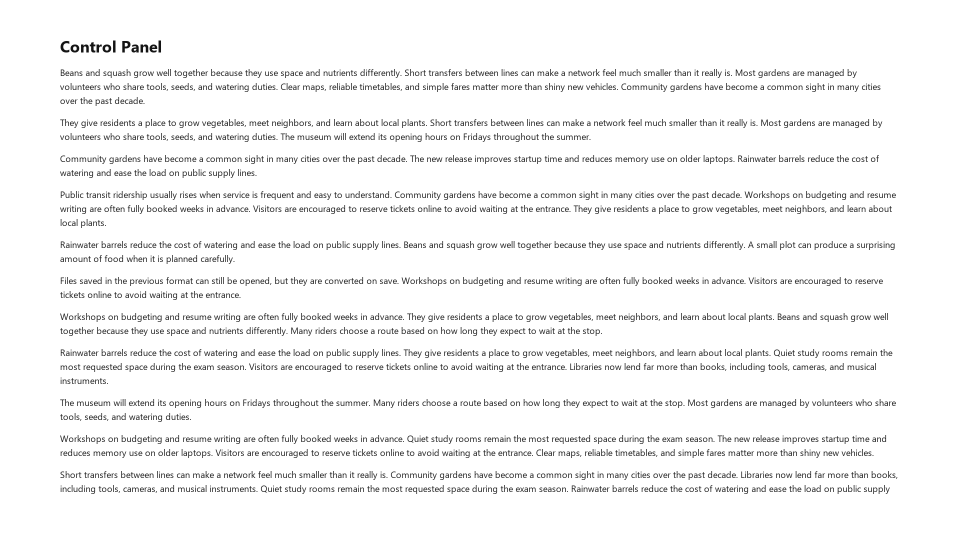
#> input picture bench/data/ocr/synthetic/document/en_0.png, 1920 x 1080 px (shown at 1/2 size); its folder holds only this picture in this run
$ python -i fingerprint.py   (imports and definitions only)
#> lines starting #> are read from the running program, lines starting #| are printed output that depends on the picture
#> further down, picture is the input picture: shape (1080, 1920, 3); min 20, max 255, mean 244.4
"""Cheap frame-change detection: a coarse luminance grid plus OCR scheduling decisions.

A fingerprint is a 32x16 grid of mean luminance plus the grey frame scaled down to <= 640 px
wide. Against the frame last OCR'd, a cell counts as changed when its mean moved by more than
16 grey levels, or when its pixels moved by more than 16 levels on average (mean absolute
difference). The second test is an addition to the plain mean-luminance rule: swapping one
line of text for another of similar ink density (the next subtitle) barely moves the cell
means once cells are ~40x45 px or larger, but moves the pixels a lot.

A frame counts as changed when more than 5% of the cells changed, or when a band of 2 adjacent
rows (or columns) holds at least 4 changed cells: a subtitle swap on a tall region touches far
fewer than 5% of the cells. A blink (cursor, "next" arrow) or a global brightness drift stays
below both rules.
"""
from __future__ import annotations

import time
from collections.abc import Callable
from dataclasses import dataclass

import cv2
import numpy as np

GRID_COLS = 32
GRID_ROWS = 16
DETAIL_WIDTH = 640


@dataclass(frozen=True)
class Fingerprint:
    grid: np.ndarray  # mean luminance (0-255) per cell, float32 [rows, cols]
    detail: np.ndarray  # grey frame scaled down to <= DETAIL_WIDTH px wide, uint8

    @property
    def shape(self) -> tuple[int, int]:
        return self.grid.shape  # type: ignore[return-value]


def fingerprint(image: np.ndarray, cols: int = GRID_COLS, rows: int = GRID_ROWS,
                detail_width: int = DETAIL_WIDTH) -> Fingerprint:
    """Fingerprint of a BGR, BGRA or grey frame. The grid shrinks for regions smaller than it."""
#> called with cols = 32, rows = 16, detail_width = 640
    if image.ndim == 3:
        code = cv2.COLOR_BGRA2GRAY if image.shape[2] == 4 else cv2.COLOR_BGR2GRAY
#> code = 6
        grey = cv2.cvtColor(image, code)
    else:
        grey = image
    h, w = grey.shape[:2]
#> h = 1080; w = 1920
    scale = min(1.0, detail_width / w) if w else 1.0
#> scale = 0.333
    if scale < 1.0:
        grey = cv2.resize(grey, (max(1, round(w * scale)), max(1, round(h * scale))), interpolation=cv2.INTER_AREA)
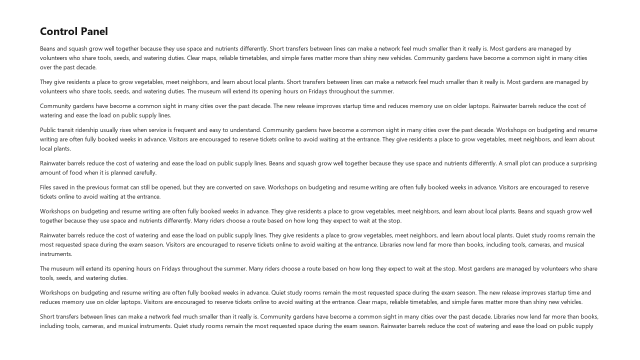
#> grey: shape (360, 640); min 20, max 255, mean 244.4
    gc, gr = max(1, min(cols, w)), max(1, min(rows, h))
#> gc = 32; gr = 16
    grid = cv2.resize(grey, (gc, gr), interpolation=cv2.INTER_AREA).astype(np.float32)
    return Fingerprint(grid, np.ascontiguousarray(grey))


@dataclass(frozen=True)
class FrameDiff:
    changed: bool
    changed_cells: int
    total_cells: int
    band_cells: int  # most changed cells inside any band of `band` adjacent rows or columns
    max_delta: float


# [38 lines left out: functions compare, _max_window_sum, not called in this run]


@dataclass
class DetectorParams:
    cols: int = GRID_COLS
    rows: int = GRID_ROWS
    detail_width: int = DETAIL_WIDTH
    cell_threshold: float = 16.0
    detail_threshold: float | None = 16.0
    frame_fraction: float = 0.05
    band: int = 2
    band_min_cells: int = 4
    settle_polls: int = 1  # polls the frame must stay unchanged before OCR
    force_after_s: float = 0.6  # OCR anyway after this much continuous change
    idle_rescan_s: float = 2.0  # OCR an unchanged region this often


class ChangeDetector:
    """Decides, frame by frame, when an OCR pass is worth running.

    update() returns None (skip) or the reason for running OCR on this frame:
    "initial" (first frame after reset), "settled" (changed, then stable for `settle_polls`),
    "forced" (changing continuously for `force_after_s`), "idle" (periodic rescan) or "confirm"
    (a pass the caller asked for with request_pass(), e.g. to see whether typewriter text is
    still growing: its last glyphs change too few cells to count as a change).
    A non-None result means the caller runs OCR on this frame: it becomes the new reference.
    """

    def __init__(self, params: DetectorParams | None = None, clock: Callable[[], float] = time.monotonic) -> None:
        self.p = params or DetectorParams()
        self.clock = clock
        self.last_diff: FrameDiff | None = None
        self.reset()

    def reset(self) -> None:
        """Forget everything: the next frame triggers an "initial" OCR pass."""
        self._ref: Fingerprint | None = None  # frame last OCR'd
        self._prev: Fingerprint | None = None  # previous poll
        self._dirty_since: float | None = None
        self._stable_polls = 0
        self._last_ocr = -1e18
        self._requested: float | None = None

    # [4 lines left out: function request_pass, not called in this run]

    @property
    def requested(self) -> float | None:
        return self._requested

    # [9 lines left out: functions dirty, _compare, not called in this run]

    def update(self, image: np.ndarray, now: float | None = None) -> str | None:
        return self.update_fingerprint(fingerprint(image, self.p.cols, self.p.rows, self.p.detail_width), now)

    def update_fingerprint(self, fp: Fingerprint, now: float | None = None) -> str | None:
        now = self.clock() if now is None else now
#> now = 764.5
        prev, self._prev = self._prev, fp
        if self._ref is None:
            return self._fire(fp, now, "initial")

        diff = self._compare(self._ref, fp)
        self.last_diff = diff
        if not diff.changed:
            self._dirty_since = None
            self._stable_polls = 0
            if now - self._last_ocr >= self.p.idle_rescan_s:
                return self._fire(fp, now, "idle")
            if self._requested is not None and now >= self._requested:
                return self._fire(fp, now, "confirm")
            return None

        if self._dirty_since is None:
            self._dirty_since = now
        moving = self._compare(prev, fp).changed
        self._stable_polls = 0 if moving else self._stable_polls + 1
        if self._stable_polls >= self.p.settle_polls:
            return self._fire(fp, now, "settled")
        if now - self._dirty_since >= self.p.force_after_s:
            return self._fire(fp, now, "forced")
        return None  # a "settled" or "forced" pass follows within force_after_s and serves any request

    def _fire(self, fp: Fingerprint, now: float, reason: str) -> str:
#> called with now = 764.5, reason = 'initial'
        self._ref = fp
        self._last_ocr = now
#> self._last_ocr = 764.5
        self._dirty_since = None
        self._stable_polls = 0
        self._requested = None
        return reason

>>> import cv2
>>> picture = cv2.imread('../../bench/data/ocr/synthetic/document/en_0.png')
>>> result = ChangeDetector().update(picture)
#> result = 'initial'

$ run again, on bench/data/ocr/synthetic/document/en_1.png
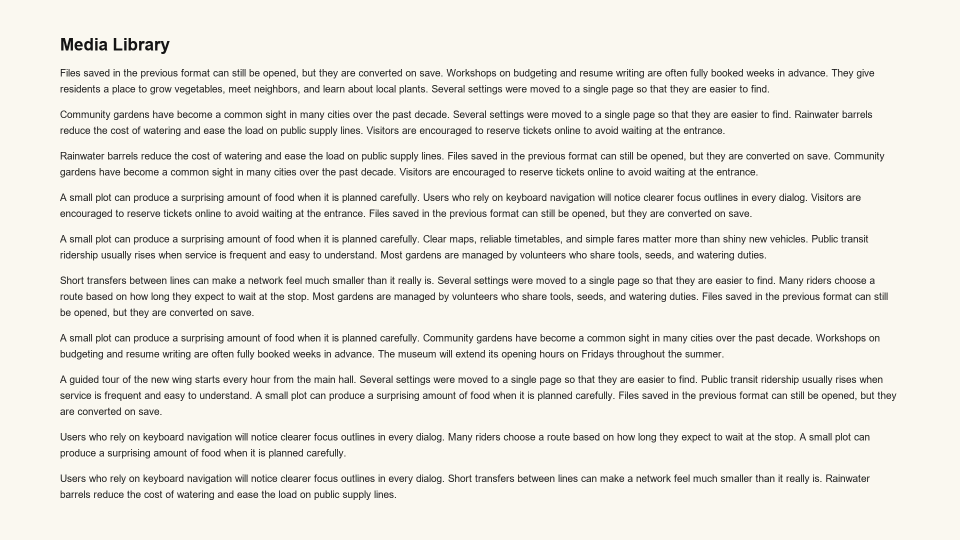
#> input picture bench/data/ocr/synthetic/document/en_1.png, 1920 x 1080 px (shown at 1/2 size)
#> picture is the input picture: shape (1080, 1920, 3); mean B, G, R 227.4, 234.9, 236.8
#> in fingerprint, `grey = cv2.resize(grey, (max(1, round(w * scale)), max(1, round(h * sc..`:
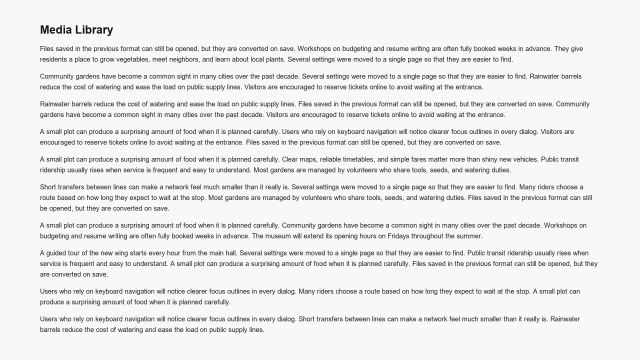
#> grey: shape (360, 640); min 20, max 248, mean 234.9
#> now = 764.7
#> result = 'initial'

$ run again, on bench/data/ocr/synthetic/document/en_2.png
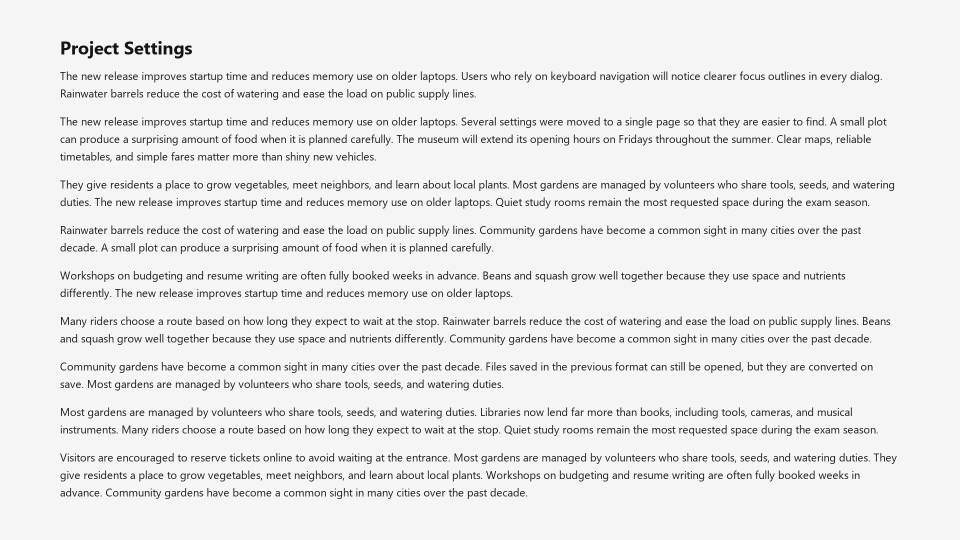
#> input picture bench/data/ocr/synthetic/document/en_2.png, 1920 x 1080 px (shown at 1/2 size)
#> picture is the input picture: shape (1080, 1920, 3); min 20, max 245, mean 233.6
#> in fingerprint, `grey = cv2.resize(grey, (max(1, round(w * scale)), max(1, round(h * sc..`:
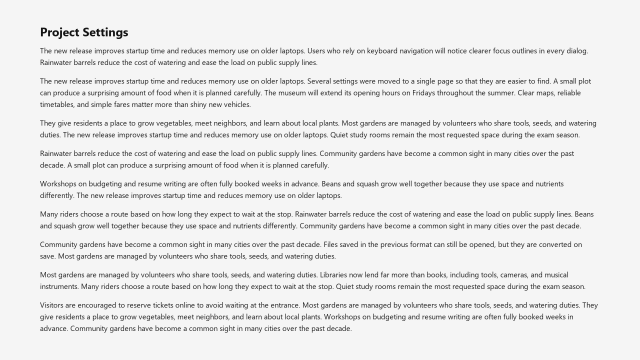
#> grey: shape (360, 640); min 20, max 245, mean 233.6
#> now = 764.9
#> result = 'initial'

$ run again, on bench/data/ocr/synthetic/document/en_3.png
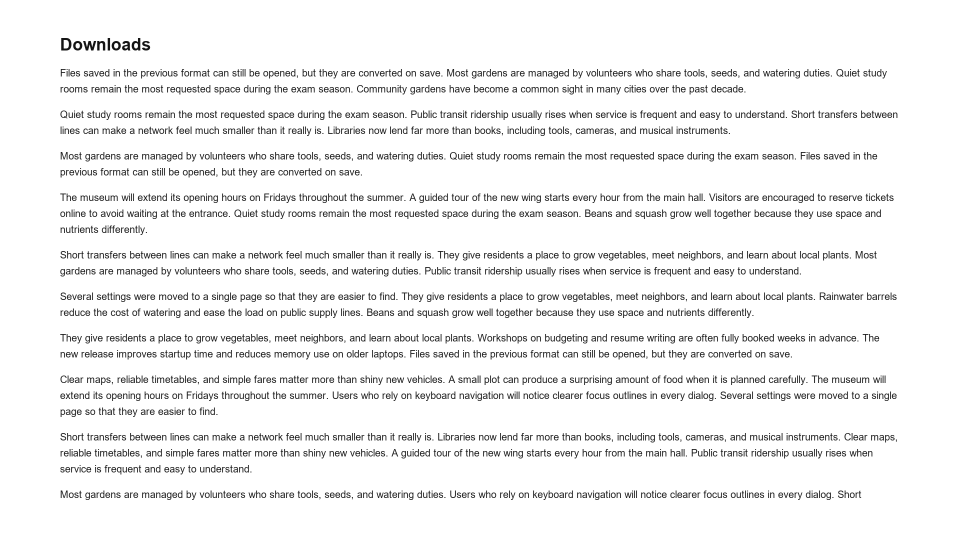
#> input picture bench/data/ocr/synthetic/document/en_3.png, 1920 x 1080 px (shown at 1/2 size)
#> picture is the input picture: shape (1080, 1920, 3); min 20, max 255, mean 241.3
#> in fingerprint, `grey = cv2.resize(grey, (max(1, round(w * scale)), max(1, round(h * sc..`:
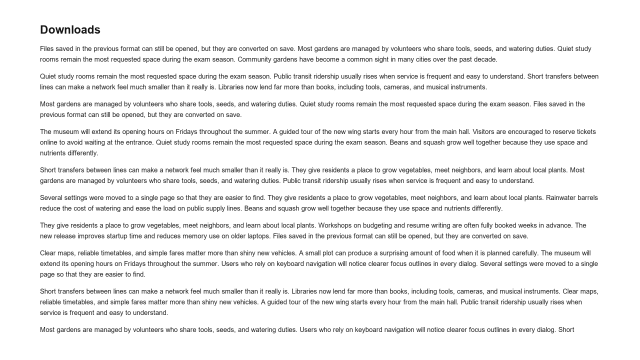
#> grey: shape (360, 640); min 20, max 255, mean 241.3
#> now = 765
#> result = 'initial'
